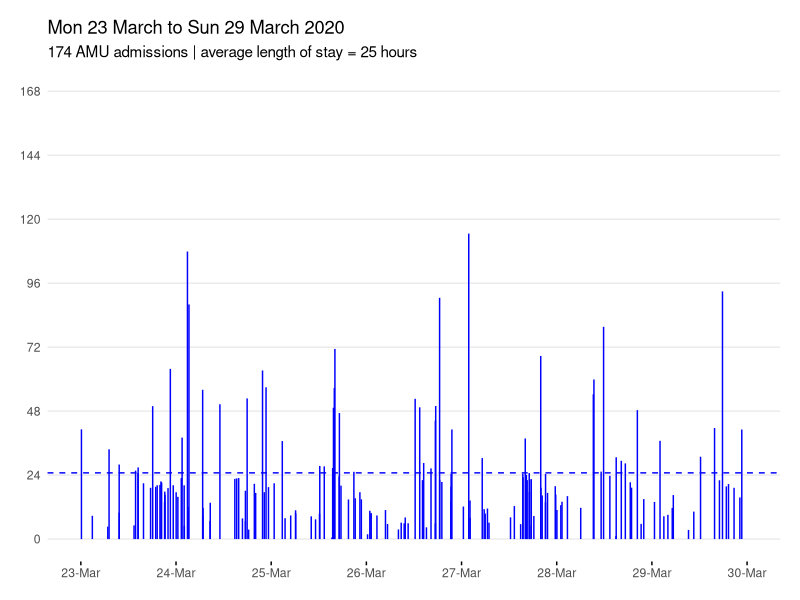

This chart was generated by the following R code:
# amu five years - the geom_segment() thing for AMU length of stay


# load packages -----------------------------------------------------------

library(readxl)
library(tidyverse)


# import data -------------------------------------------------------------

df_01 <-
  read_xlsx("data/amu_five_years.xlsx")


# grab a day --------------------------------------------------------------

# FOURTH MONDAY IN MARCH
# MON 23 MARCH 2020
# MON 22 MARCH 2021
# MON 28 MARCH 2022
# MON 27 MARCH 2023
# MON 25 MARCH 2024

df_02 <-
  df_01 |> 
  filter(AMU_ADMISSION_DATETIME >= '2020-03-23 00:00' &
           AMU_ADMISSION_DATETIME <= '2020-03-29 23:59') |> 
  arrange(AMU_ADMISSION_DATETIME)

amu_mean_los <- mean(df_02$AMU_LOS_HOURS)

# draw a graph ------------------------------------------------------------

ggplot(data = df_02) +
  geom_segment(aes(x = AMU_ADMISSION_DATETIME,
                   xend = AMU_ADMISSION_DATETIME,
                   y = 0,
                   yend = AMU_LOS_HOURS),
               #linewidth = 0.5,
               colour = "blue") +
  geom_hline(yintercept = amu_mean_los,
            linetype = "dashed",
            colour = "blue") +
  scale_y_continuous(limits = c(0, 168),
                     breaks = seq(0, 168, 24)) +
  scale_x_datetime(limits = c(as.POSIXct('2020-03-23 00:00',
                                         tz = "UTC"),
                              as.POSIXct('2020-03-29 23:59',
                                         tz = "UTC")),
                   breaks = "1 day",
                   date_labels = "%d-%b") +
  labs(title = "Mon 23 March to Sun 29 March 2020",
       subtitle = "174 AMU admissions | average length of stay = 25 hours",
       x = NULL,
       y = NULL) +
  theme_minimal() +
  theme(legend.position = "none",
        panel.grid.major.x = element_blank(),
        panel.grid.minor.x = element_blank(),
        panel.grid.minor.y = element_blank(),
        axis.ticks.x = element_line(),
        plot.margin = unit(c(0.5,0.5,0.5,0.5), "cm"))

               